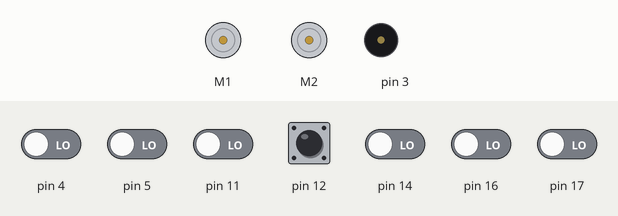
The sketch below on a simulated Arduino Uno, built with avr-gcc and run on an emulated ATmega328P. Parts: 2 × DC motor (green arrow = forward, orange = backward, longer = faster), buzzer (waves = sounding). The test bench sets the inputs (shaded band); at power-on: pin 12 HIGH, pin 4, pin 5, pin 11, pin 14, pin 16, pin 17 LOW.

Above: at 0.8 s.
0.9 s: pin 12 pulled LOW for 0.15 s
At 1.3 s:
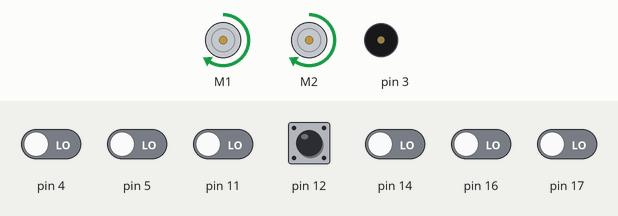
2.5 s: pin 4 driven HIGH
At 3.3 s:
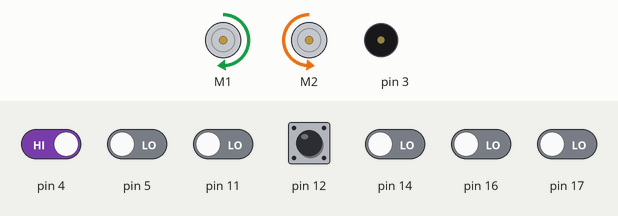
5.5 s: pin 4 driven LOW and pin 5 driven HIGH
At 6.2 s:
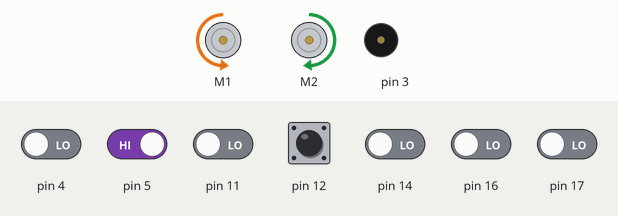
8.5 s: pin 5 driven LOW
At 9.5 s:
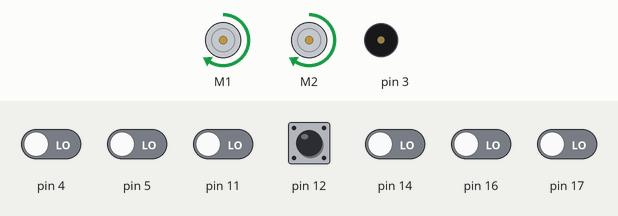
10.0 s: pin 5 driven HIGH
At 11.4 s:
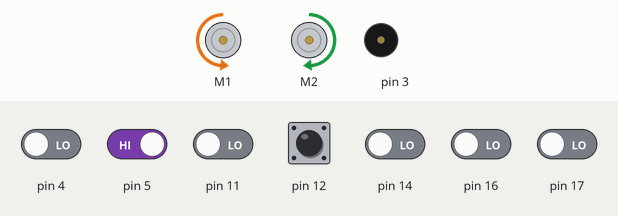
Timing chart, 0 to 60.5 s (numbered marks = the images above; inputs shaded):
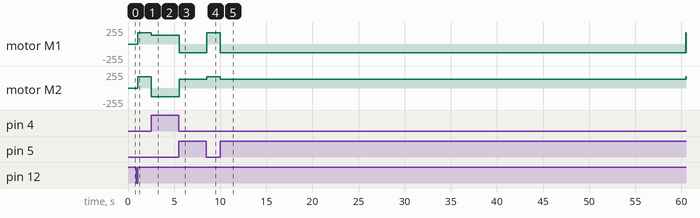

The sketch:

racer.ino
```cpp
/* include libraries */
#include <ZumoBuzzer.h>
#include <ZumoMotors.h>
#include <Pushbutton.h>
#include <QTRSensors.h>
#include <ZumoReflectanceSensorArray.h>


/* define constants */
#define QTR_THRESHOLD     1000    /* IR THRESHOLD */
#define FORWARD_SPEED     270
#define TURN_SPEED        210
#define TURN_DELAY        38
#define GAP_CHECK         180
#define NUM_SENSORS       6


/* assign mechanical variables */
ZumoMotors motors;
ZumoBuzzer buzzer;
Pushbutton button(ZUMO_BUTTON);
ZumoReflectanceSensorArray sensors(QTR_NO_EMITTER_PIN);


/* assign digital variables */
unsigned int sensor_values[NUM_SENSORS];


/* initialize functions */
void turnFromLine(int);


/* wait for button to begin */
void setup(){
  button.waitForButton();
}


/* main loop */
void loop()
{
  sensors.read(sensor_values);

  if(sensor_values[0] > QTR_THRESHOLD){ //left

    turnFromLine(0);
    buzzer.playNote(NOTE_C(4),5,15);

  }else if(sensor_values[5] > QTR_THRESHOLD){ //right

    turnFromLine(5);
    buzzer.playNote(NOTE_C(5),5,15);
  }

  motors.setSpeeds(FORWARD_SPEED,FORWARD_SPEED);
  delay(1);
}


void turnFromLine(int sensor){
  if(sensor<4){
    motors.setSpeeds(TURN_SPEED,-TURN_SPEED);
  }else{
    motors.setSpeeds(-TURN_SPEED,TURN_SPEED);
  }
  delay(TURN_DELAY);
}
```

Measured:
- after the input at 0.9 s, motor M1, motor M2: stopped → forward 172/255 after 0.16 s
- after the input at 2.5 s, motor M1: forward 172/255 → forward 133/255 at once; motor M2: forward 172/255 → backward 133/255 at once
- after the input at 5.5 s, motor M1: forward 133/255 → backward 133/255 at once; motor M2: backward 133/255 → forward 133/255 at once
- after the input at 8.5 s, motor M1: backward 133/255 → forward 172/255 at once; motor M2: forward 133/255 → forward 172/255 at once
- after the input at 10.0 s, motor M1: forward 172/255 → backward 133/255 at once, → forward 172/255 50.5 s later; motor M2: forward 172/255 → forward 133/255 at once, → forward 172/255 50.5 s later
